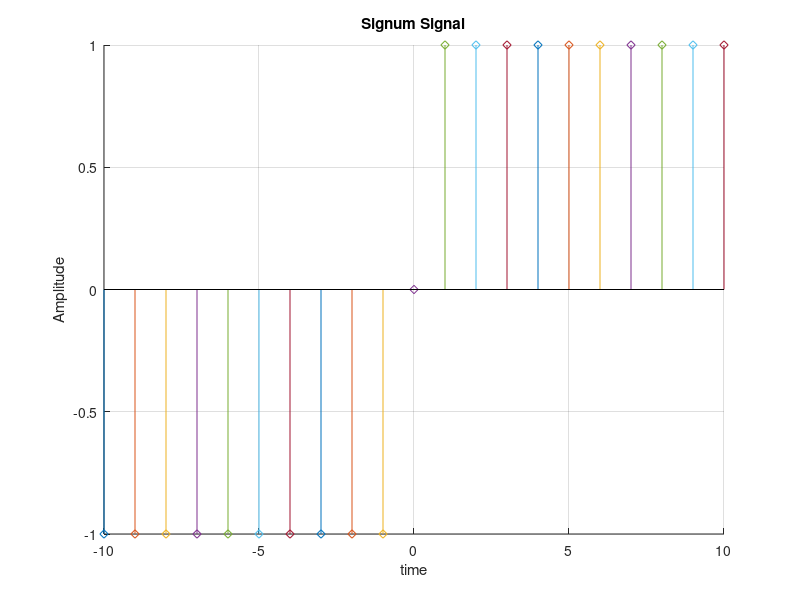

Write the MATLAB code that produced this figure.
%To plot the Signum Signal
hold on;
for t=-10:10
   if t<0
       stem(t,-1,'d');
   elseif t==0
       stem(t,0,'d');
   else
       stem(t,1,'d');
   end;
end;

%making the graph illustrative
xlabel('time');
ylabel('Amplitude');
title('Signum Signal');
grid on;